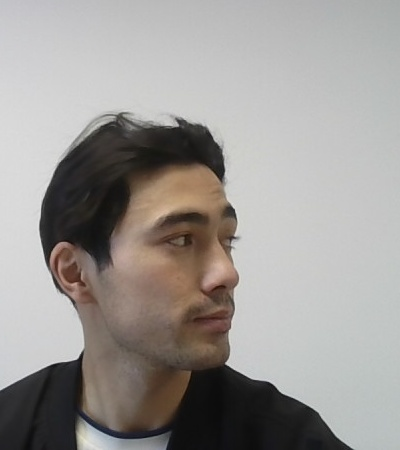
#> input picture face_recognition_score2026/TestData/Faces_train/2022210723/33.jpg, 400 x 450 px; its folder holds only this picture in this run
$ python train_LBPH.py
#> lines starting #> are read from the running program, lines starting #| are printed output that depends on the picture
import cv2
import numpy as np
import os
import json
from collections import OrderedDict


def train_face_model(dataset_path, output_model="face_recognizer_model.xml"):
    label_dict = OrderedDict()
    folders = sorted([f for f in os.listdir(dataset_path) if os.path.isdir(os.path.join(dataset_path, f))])
    for idx, folder_name in enumerate(folders):
        label_dict[folder_name] = idx

    faces = []
    labels = []

    # 检测器：正脸强检测 + 侧脸
    face_cascade = cv2.CascadeClassifier(cv2.data.haarcascades + 'haarcascade_frontalface_alt2.xml')
    profile_cascade = cv2.CascadeClassifier(cv2.data.haarcascades + 'haarcascade_profileface.xml')

    for folder in folders:
        folder_path = os.path.join(dataset_path, folder)
        valid_count = 0
        for file in os.listdir(folder_path):
            if file.lower().endswith(('.jpg', '.png', '.jpeg')):
                img_path = os.path.join(folder_path, file)
                try:
                    img = cv2.imread(img_path)
#> img is the input picture: shape (450, 400, 3); mean B, G, R 149.7, 152.7, 156.4
                    if img is None:
                        continue
                    gray = cv2.cvtColor(img, cv2.COLOR_BGR2GRAY)
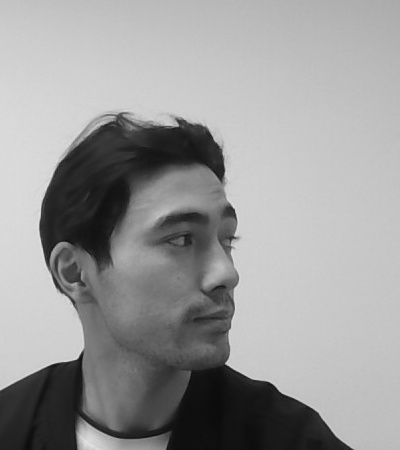
#> gray: shape (450, 400); min 11, max 226, mean 153.5

                    # 第一级：严格检测
                    faces_detected = face_cascade.detectMultiScale(
                        gray,
                        scaleFactor=1.02,
                        minNeighbors=3,
                        minSize=(40, 40)
                    )
#> faces_detected = [[108, 158, 203, 203]]

                    # 第二级：宽松检测
                    if len(faces_detected) == 0:
                        faces_detected = face_cascade.detectMultiScale(
                            gray,
                            scaleFactor=1.05,
                            minNeighbors=2,
                            minSize=(30, 30)
                        )

                    # 第三级：侧脸检测
                    if len(faces_detected) == 0:
                        faces_detected = profile_cascade.detectMultiScale(
                            gray,
                            scaleFactor=1.03,
                            minNeighbors=2,
                            minSize=(30, 30)
                        )

                    if len(faces_detected) >= 1:
                        x, y, w, h = faces_detected[0]
#> x = 108; y = 158; w = 203; h = 203

                        # ROI扩展
                        y1 = max(0, y - int(0.15 * h))
#> y1 = 128
                        y2 = min(gray.shape[0], y + h + int(0.15 * h))
#> y2 = 391
                        x1 = max(0, x - int(0.15 * w))
#> x1 = 78
                        x2 = min(gray.shape[1], x + w + int(0.15 * w))
#> x2 = 341
                        face_roi = gray[y1:y2, x1:x2]
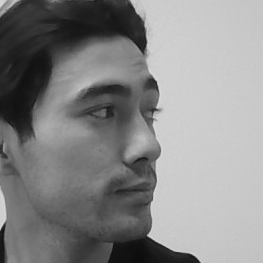
#> face_roi: shape (263, 263); min 13, max 223, mean 135.9
                        face_roi = cv2.resize(face_roi, (92, 112))
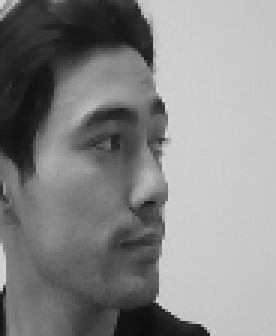
#> face_roi: shape (112, 92) (shown 3 times larger); min 13, max 216, mean 135.8

                        # 预处理：降噪 + 对比度增强
                        face_roi = cv2.GaussianBlur(face_roi, (3, 3), 0)
                        face_roi = cv2.equalizeHist(face_roi)
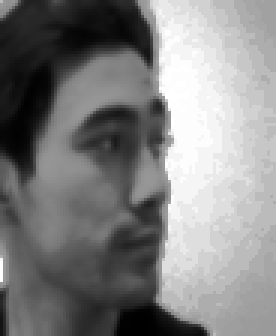
#> face_roi: shape (112, 92) (shown 3 times larger); min 0, max 255, mean 129.8
                        face_roi = cv2.convertScaleAbs(face_roi, alpha=1.3, beta=10)
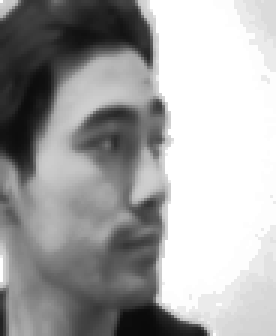
#> face_roi: shape (112, 92) (shown 3 times larger); min 10, max 255, mean 165.5

                        faces.append(face_roi)
                        labels.append(label_dict[folder])
                        valid_count += 1
                except:
                    pass
        print(f"[OK] {folder} 有效图: {valid_count}")
#> pass 2 of the loop in train_face_model, `for folder in folders:`:
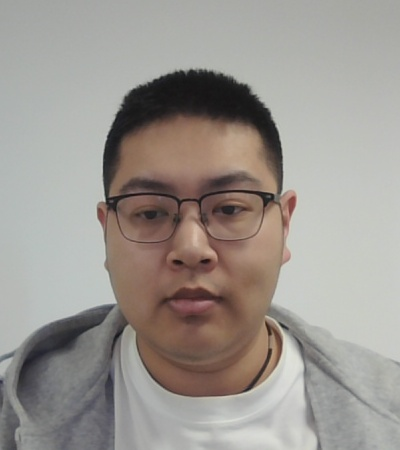
#> input picture face_recognition_score2026/TestData/Faces_train/2022210957/15.jpg, 400 x 450 px
#> in train_face_model, img is the input picture: shape (450, 400, 3); mean B, G, R 145, 150.6, 156.2
#> in train_face_model, `gray = cv2.cvtColor(img, cv2.COLOR_BGR2GRAY)`:
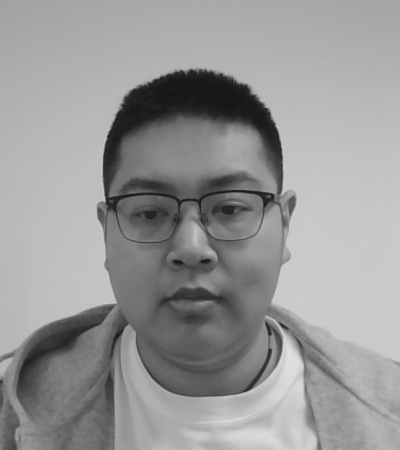
#> gray: shape (450, 400); min 20, max 225, mean 151.6
#> faces_detected = [[77, 118, 233, 233]]
#> x = 77; y = 118; w = 233
#> y1 = 84
#> y2 = 385
#> x1 = 43
#> x2 = 344
#> in train_face_model, `face_roi = cv2.convertScaleAbs(face_roi, alpha=1.3, beta=10)`:
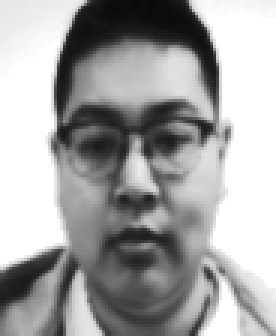
#> face_roi: shape (112, 92) (shown 3 times larger); min 10, max 255, mean 164.7
#> pass 3 of the loop in train_face_model, `for folder in folders:`:
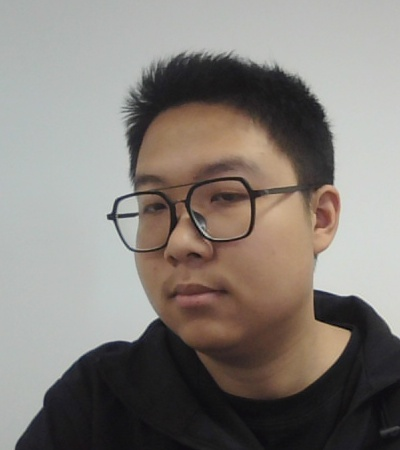
#> input picture face_recognition_score2026/TestData/Faces_train/2023210538/37.jpg, 400 x 450 px
#> in train_face_model, img is the input picture: shape (450, 400, 3); mean B, G, R 121.8, 127.3, 133.3
#> in train_face_model, `gray = cv2.cvtColor(img, cv2.COLOR_BGR2GRAY)`:
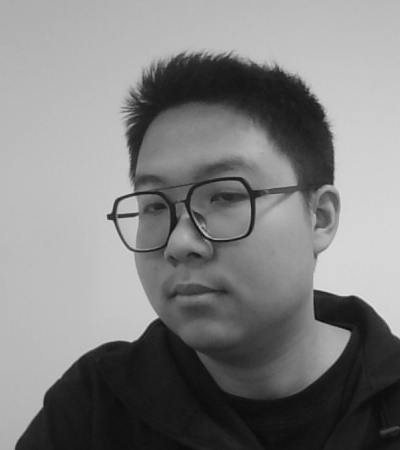
#> gray: shape (450, 400); min 4, max 224, mean 128.5
#> faces_detected = [[87, 109, 227, 227]]
#> x = 87; y = 109; w = 227
#> y1 = 75
#> y2 = 370
#> x1 = 53
#> x2 = 348
#> in train_face_model, `face_roi = cv2.convertScaleAbs(face_roi, alpha=1.3, beta=10)`:
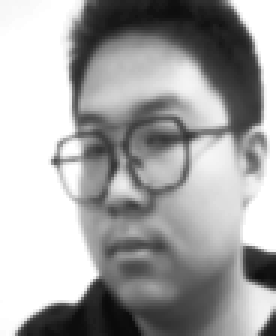
#> face_roi: shape (112, 92) (shown 3 times larger); min 10, max 255, mean 165.1

    # LBPH参数
    recognizer = cv2.face.LBPHFaceRecognizer_create(
        radius=1,
        neighbors=8,
        grid_x=8,
        grid_y=8,
        threshold=160
    )
    recognizer.train(faces, np.array(labels))

    # 保存模型
    os.makedirs(os.path.dirname(output_model), exist_ok=True)
    recognizer.save(output_model)

    # 保存标签映射
    label_path = os.path.join(os.path.dirname(output_model), "label_mapping.json")
    with open(label_path, "w") as f:
        json.dump({
            "name_to_id": label_dict,
            "id_to_name": {v: k for k, v in label_dict.items()}
        }, f, indent=4)

    print(f"[OK] 模型训练完成! 保存至: {output_model}")
    print(f"[OK] 标签映射保存至: {label_path}")


if __name__ == "__main__":
    current_dir = os.path.dirname(os.path.abspath(__file__))
    dataset_path = os.path.join(current_dir, "TestData", "Faces_train")
    output_model = os.path.join(current_dir, "Algorithm", "face_recognizer_model.xml")

    if not os.path.exists(dataset_path):
        print(f"[ERROR] 数据集路径不存在: {dataset_path}")
    else:
        train_face_model(dataset_path, output_model)
